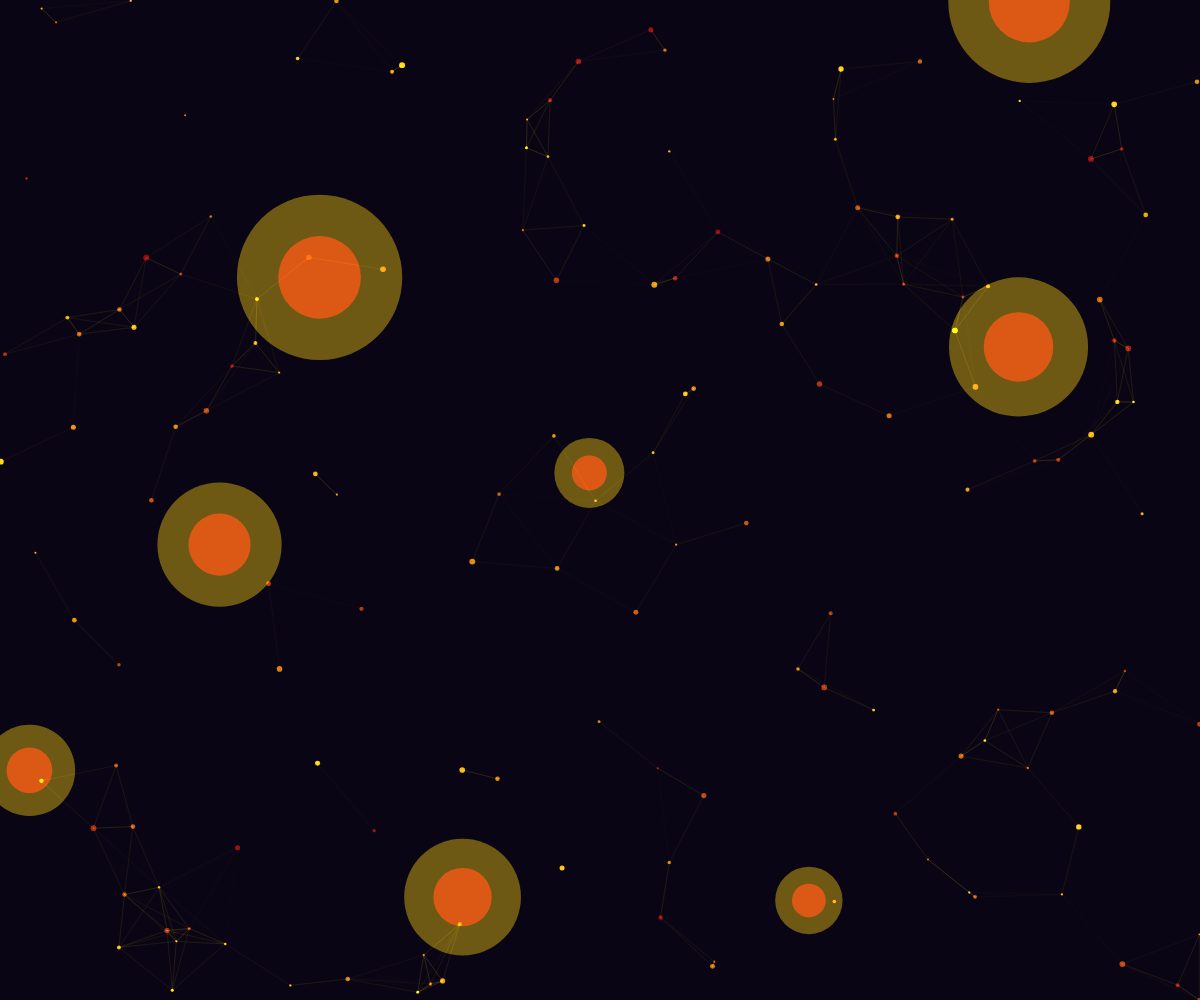
Frame 1 (no input)
Frame 60 (no input): blank canvas, image omitted
Frame 120 (the mouse pressed at the canvas centre since frame 60): blank canvas, image omitted

The p5.js sketch that drew this single still picture (run headless with seeded random() and noise() and a simulated clock; from frame 60 on, the mouse is pressed at the canvas centre):

// p5.js sketch
// ── sketch.js
let particles = [];
let connections = [];
let bgColor;
let burgundy, gold;
let flowField = [];
let cols, rows;
let resolution = 10;

function setup() {
  createCanvas(windowWidth, windowHeight);
  
  // Set up colors
  bgColor = color(10, 5, 20);
  burgundy = color(139, 0, 0); // #8B0000
  gold = color(255, 215, 0);   // #FFD700
  
  // Initialize flow field
  cols = floor(width / resolution);
  rows = floor(height / resolution);
  flowField = new Array(cols * rows);
  
  // Create initial particles
  for (let i = 0; i < 150; i++) {
    particles.push(new Particle());
  }
  
  // Create connection points for feedback loops
  for (let i = 0; i < 8; i++) {
    connections.push({
      x: random(width),
      y: random(height),
      radius: random(30, 80),
      strength: random(-0.5, 0.5),
      pulse: random(TWO_PI)
    });
  }
  
  // Set up additive blending
  blendMode(ADD);
}

function draw() {
  background(bgColor);
  
  // Update flow field with Perlin noise
  let yoff = 0;
  for (let y = 0; y < rows; y++) {
    let xoff = 0;
    for (let x = 0; x < cols; x++) {
      let angle = noise(xoff, yoff, frameCount * 0.005) * TWO_PI * 2;
      let index = x + y * cols;
      flowField[index] = p5.Vector.fromAngle(angle);
      xoff += 0.1;
    }
    yoff += 0.1;
  }
  
  // Draw connection points (neural nodes)
  for (let i = 0; i < connections.length; i++) {
    let c = connections[i];
    c.pulse += 0.05;
    
    // Pulsing effect
    let pulseRadius = c.radius + sin(c.pulse) * 10;
    
    // Draw connection point
    noStroke();
    fill(red(gold), green(gold), blue(gold), 100);
    ellipse(c.x, c.y, pulseRadius * 2);
    
    // Draw inner core
    fill(red(burgundy), green(burgundy), blue(burgundy), 200);
    ellipse(c.x, c.y, pulseRadius);
  }
  
  // Update and display particles
  for (let i = 0; i < particles.length; i++) {
    let p = particles[i];
    
    // Apply flow field force
    let x = floor(p.pos.x / resolution);
    let y = floor(p.pos.y / resolution);
    let index = x + y * cols;
    if (index >= 0 && index < flowField.length) {
      p.applyForce(flowField[index]);
    }
    
    // Apply connection forces
    for (let j = 0; j < connections.length; j++) {
      let c = connections[j];
      let force = p5.Vector.sub(createVector(c.x, c.y), p.pos);
      let distance = force.mag();
      
      if (distance < c.radius * 2) {
        force.normalize();
        force.mult(c.strength);
        p.applyForce(force);
      }
    }
    
    p.update();
    p.display();
    p.edges();
  }
  
  // Draw connections between nearby particles (synaptic connections)
  strokeWeight(0.5);
  for (let i = 0; i < particles.length; i++) {
    for (let j = i + 1; j < particles.length; j++) {
      let p1 = particles[i];
      let p2 = particles[j];
      let distance = dist(p1.pos.x, p1.pos.y, p2.pos.x, p2.pos.y);
      
      if (distance < 100) {
        let alpha = map(distance, 0, 100, 100, 0);
        stroke(red(gold), green(gold), blue(gold), alpha);
        line(p1.pos.x, p1.pos.y, p2.pos.x, p2.pos.y);
      }
    }
  }
}

function windowResized() {
  resizeCanvas(windowWidth, windowHeight);
  cols = floor(width / resolution);
  rows = floor(height / resolution);
  flowField = new Array(cols * rows);
}

function mousePressed() {
  // Add new connection point at mouse position
  connections.push({
    x: mouseX,
    y: mouseY,
    radius: random(30, 80),
    strength: random(-0.5, 0.5),
    pulse: random(TWO_PI)
  });
  
  // Add more particles
  for (let i = 0; i < 10; i++) {
    particles.push(new Particle(mouseX, mouseY));
  }
}

function mouseDragged() {
  // Add particles while dragging
  particles.push(new Particle(mouseX, mouseY));
  
  // Limit particles to prevent performance issues
  if (particles.length > 300) {
    particles.shift();
  }
}

class Particle {
  constructor(x, y) {
    this.pos = createVector(x || random(width), y || random(height));
    this.vel = createVector(0, 0);
    this.acc = createVector(0, 0);
    this.maxspeed = 4;
    this.size = random(2, 6);
    
    // Color properties
    this.colorRatio = random(1);
    this.color = lerpColor(burgundy, gold, this.colorRatio);
  }
  
  applyForce(force) {
    this.acc.add(force);
  }
  
  update() {
    this.vel.add(this.acc);
    this.vel.limit(this.maxspeed);
    this.pos.add(this.vel);
    this.acc.mult(0);
  }
  
  display() {
    noStroke();
    fill(this.color);
    ellipse(this.pos.x, this.pos.y, this.size);
  }
  
  edges() {
    if (this.pos.x > width) this.pos.x = 0;
    else if (this.pos.x < 0) this.pos.x = width;
    if (this.pos.y > height) this.pos.y = 0;
    else if (this.pos.y < 0) this.pos.y = height;
  }
}
